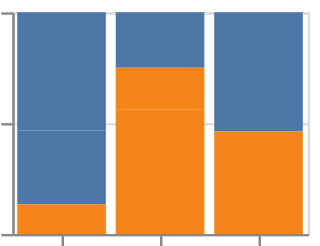

Express this chart as Vega-Lite.
### Vega-Lite specification from a JSON file in a GitHub repository (floating-point values rounded to 4 significant figures)
{"$schema": "https://vega.github.io/schema/vega-lite/v6.json", "padding": 5, "autosize": "none", "data": {"name": "table", "values": [{"c": "A", "g": "p", "x": 1, "y": 2, "v": 5, "t": "2024-01-15", "o": {"v": 3}, "IMDB Rating": 6.1, "d": "x1"}, {"c": "B", "g": "q", "x": 2, "y": 4, "v": 9, "t": "2024-02-20", "o": {"v": 7}, "IMDB Rating": 7.4, "d": "x2"}, {"c": "A", "g": "q", "x": 3, "y": 3, "v": 2, "t": "2024-03-05", "o": {"v": 1}, "IMDB Rating": 5.2, "d": "x1"}, {"c": "C", "g": "p", "x": 4, "y": 6, "v": 7, "t": "2024-05-30", "o": {"v": 4}, "IMDB Rating": 8.8, "d": "x3"}, {"c": "B", "g": "p", "x": 5, "y": 5, "v": 4, "t": "2024-07-11", "o": {"v": 9}, "IMDB Rating": 6.9, "d": "x2"}, {"c": "C", "g": "q", "x": 6, "y": 8, "v": 6, "t": "2024-09-02", "o": {"v": 2}, "IMDB Rating": 7.7, "d": "x3"}, {"c": "A", "g": "p", "x": 7, "y": 7, "v": 8, "t": "2024-11-25", "o": {"v": 5}, "IMDB Rating": 4.4, "d": "x1"}, {"c": "B", "g": "q", "x": 8, "y": 9, "v": 3, "t": "2024-12-31", "o": {"v": 8}, "IMDB Rating": 9.1, "d": "x2"}]}, "width": 120, "height": 90, "mark": "bar", "encoding": {"x": {"field": "c", "type": "nominal"}, "y": {"field": "v", "type": "quantitative", "stack": "normalize"}, "color": {"field": "g", "type": "nominal"}}, "config": {"normalizedNumberFormat": ".1%"}}
